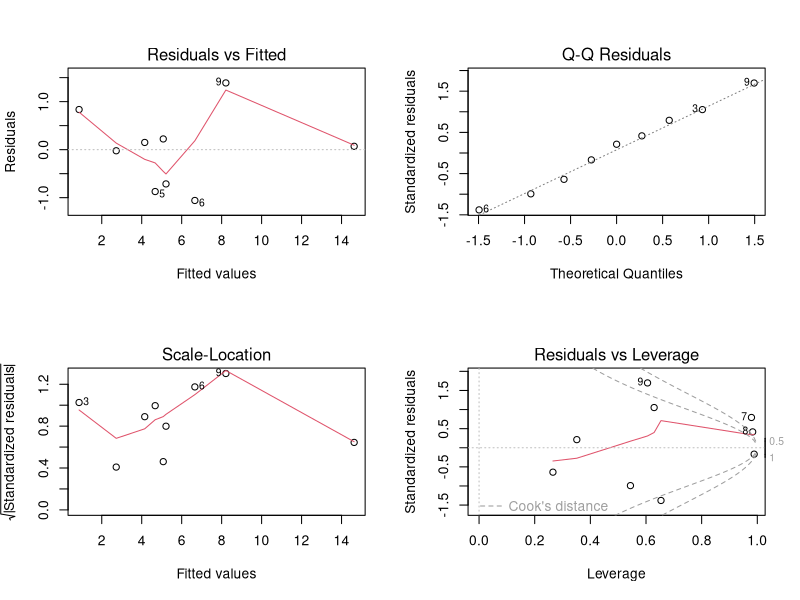

The R script that drew this image:
#Using a specialised library to load the excel file
library(readxl)

#Import the data with the correct excel read approach
df <- read_excel("FINAL PROJECT CLEARED.xlsx", sheet = "Data", col_types = c("text", "numeric", "numeric", "numeric", "numeric", "numeric", "numeric", "text"))

#verify the data
head(df)
head(df$`Population Density`)

#Data cleaning check
sum(is.na(df))
df <- na.omit(df)

#Renaming the columns
colnames(df)[2:7] <- c("Unemployment", "PopDensity", "AgriShare", "GDP", "Education", "CEE_Dummy")

#Descriptive statistics
summary(df[2:6])
sapply(df[2:6], sd)

#Full model, includes CEE Dummy
model_a <- lm(Unemployment ~ PopDensity + AgriShare + GDP + Education + CEE_Dummy, data = df)
summary(model_a)

#Restricted model, does not include CEE Dummy
model_b <- lm(Unemployment ~ PopDensity + AgriShare + GDP + Education, data = df)
summary(model_b)

#Check for the car library (Companion to Applied Regression)
if(!require(car)) install.packages("car")

#Checking Multicolliniarity
vif(model_a)

#dividing the window into 4 so we can see all 4 graphs at the same time
par(mfrow=c(2,2))

#generating the diagnostic charts
plot(model_a)

#Saphiro Wilk Test
shapiro.test(residuals(model_a))

#Load library for Breuch-Pagan test
if(!require(lmtest)) install.packages("lmtest")
library(lmtest)

#Homoscedasticity
bptest(model_a)
